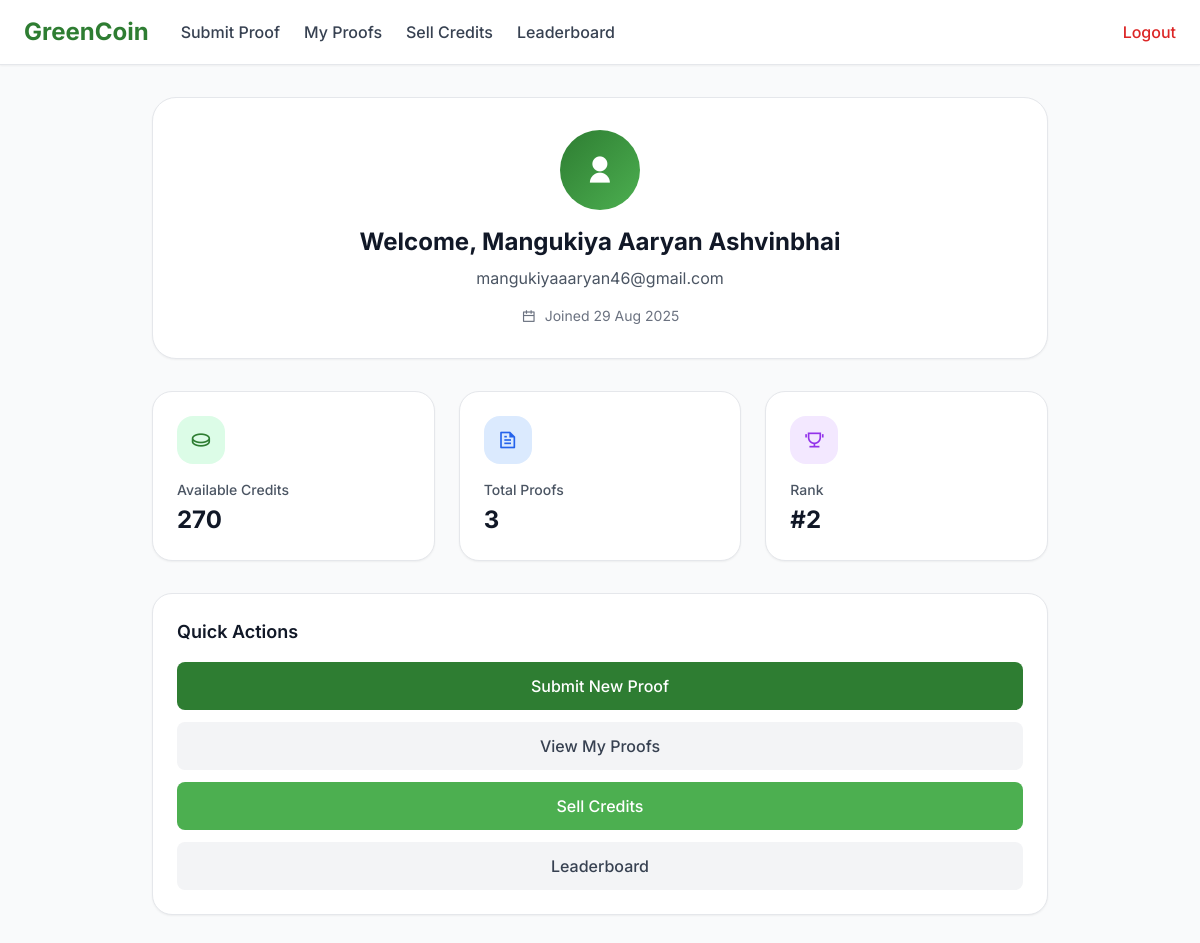
The page /dashboard/index.php (signed in) on the database its author committed.
### tables this page shows
CREATE TABLE `users` (
  `user_id` int(11) NOT NULL,
  `name` varchar(100) NOT NULL,
  `email` varchar(150) NOT NULL,
  `password_hash` varchar(255) NOT NULL,
  `role` enum('individual','NGO','admin','factory') NOT NULL DEFAULT 'individual',
  `profile_image` varchar(255) DEFAULT NULL,
  `created_at` timestamp NOT NULL DEFAULT current_timestamp(),
  `email_verified` tinyint(1) NOT NULL DEFAULT 0,
  `email_verified_at` datetime DEFAULT NULL
);

CREATE TABLE `user_credits` (
  `id` int(11) NOT NULL,
  `user_id` int(11) NOT NULL,
  `credits` int(11) NOT NULL DEFAULT 0,
  `updated_at` timestamp NOT NULL DEFAULT current_timestamp() ON UPDATE current_timestamp()
);

### dashboard/index.php (the view, shortened to what this page needs)
<?php
require_once __DIR__ . '/../config.php';
$user_id = $_SESSION['user_id'];
$stmt = $conn->prepare("SELECT name, email, role, created_at FROM users WHERE user_id = ?");
$stmt->bind_param("i", $user_id);
$stmt->execute();
$user = $stmt->get_result()->fetch_assoc();
$credits = 0;
$cq = $conn->prepare("SELECT credits FROM user_credits WHERE user_id = ?");
$cq->bind_param("i", $user_id);
$cq->execute();
$res = $cq->get_result();
if ($row = $res->fetch_assoc()) {
    $credits = $row['credits'];
}
$total_proofs = 0;
$pq = $conn->prepare("SELECT COUNT(*) AS total FROM planting_proofs WHERE user_id = ?");
$pq->bind_param("i", $user_id);
$pq->execute();
$proof_res = $pq->get_result();
if ($proof_row = $proof_res->fetch_assoc()) {
    $total_proofs = $proof_row['total'];
}
$rank = 0;
$rq = $conn->prepare("
    SELECT rank_position FROM (
        SELECT user_id, credits, DENSE_RANK() OVER (ORDER BY credits DESC) AS rank_position
        FROM user_credits
    ) AS ranked
    WHERE user_id = ?
");
$rq->bind_param("i", $user_id);
$rq->execute();
$rank_res = $rq->get_result();
if ($rank_row = $rank_res->fetch_assoc()) {
    $rank = $rank_row['rank_position'] - 1;
}
?>
<!DOCTYPE html>
<html lang="en">
<head>
    <script src="https://cdn.tailwindcss.com/3.4.16"></script>
    <link href="https://cdnjs.cloudflare.com/ajax/libs/remixicon/4.6.0/remixicon.min.css" rel="stylesheet" />
</head>
<body class="bg-gray-50 min-h-screen">
    <header class="bg-white shadow-sm border-b border-gray-200 sticky top-0 z-50">
        <div class="w-full px-6 py-4">
            <div class="flex items-center justify-between">
                <div class="flex items-center space-x-8">
                    <div class="text-2xl font-bold text-primary">GreenCoin</div>
                    <nav class="hidden md:flex items-center space-x-6">
                        <a href="plant_tree.php"
                            class="text-gray-700 hover:text-primary transition-colors duration-200 font-medium">Submit
                            Proof</a>
                        <a href="proof_list.php"
                            class="text-gray-700 hover:text-primary transition-colors duration-200 font-medium">My
                            Proofs</a>
                        <a href="sell_credits.php"
                            class="text-gray-700 hover:text-primary transition-colors duration-200 font-medium">Sell
                            Credits</a>
                        <a href="leaderboard.php"
                            data-readdy="true"
                            class="text-gray-700 hover:text-primary transition-colors duration-200 font-medium">Leaderboard</a>
                    </nav>
                </div>
                <div class="flex items-center space-x-4">
                    <a href="../auth/logout.php"
                        class="text-red-600 hover:text-red-700 transition-colors duration-200 font-medium">Logout</a>
                </div>
            </div>
        </div>
    </header>
    <main class="w-full px-6 py-8">
        <div class="max-w-4xl mx-auto">
            <div class="bg-white rounded-2xl shadow-sm border border-gray-200 p-8 mb-8">
                <div class="flex flex-col items-center text-center">
                    <div
                        class="w-20 h-20 rounded-full bg-gradient-to-br from-primary to-secondary flex items-center justify-center mb-4">
                        <i class="ri-user-fill text-3xl text-white"></i>
                    </div>
                    <h1 class="text-2xl font-bold text-gray-900 mb-2">Welcome, <?php echo htmlspecialchars($user['name']); ?></h1>
                    <p class="text-gray-600 mb-4"><?php echo htmlspecialchars($user['email']); ?></p>
                    <div class="flex items-center text-gray-500 text-sm">
                        <div class="w-4 h-4 flex items-center justify-center mr-2">
                            <i class="ri-calendar-line text-sm"></i>
                        </div>
                        <span>Joined <?php echo date("d M Y", strtotime($user['created_at'])); ?></span>
                    </div>
                </div>
            </div>
            <div class="grid grid-cols-1 md:grid-cols-2 lg:grid-cols-3 gap-6 mb-8">
                <div
                    class="bg-white rounded-xl shadow-sm border border-gray-200 p-6 hover:shadow-md transition-shadow duration-200">
                    <div class="flex items-center justify-between mb-4">
                        <div class="w-12 h-12 flex items-center justify-center bg-green-100 rounded-lg">
                            <i class="ri-coin-line text-xl text-primary"></i>
                        </div>
                    </div>
                    <div class="space-y-1">
                        <p class="text-gray-600 text-sm font-medium">Available Credits</p>
                        <p class="text-2xl font-bold text-gray-900"><?php echo $credits; ?></p>
                    </div>
                </div>
                <div
                    class="bg-white rounded-xl shadow-sm border border-gray-200 p-6 hover:shadow-md transition-shadow duration-200">
                    <div class="flex items-center justify-between mb-4">
                        <div class="w-12 h-12 flex items-center justify-center bg-blue-100 rounded-lg">
                            <i class="ri-file-text-line text-xl text-blue-600"></i>
                        </div>
                    </div>
                    <div class="space-y-1">
                        <p class="text-gray-600 text-sm font-medium">Total Proofs</p>
                        <p class="text-2xl font-bold text-gray-900"><?php echo $total_proofs; ?></p>
                    </div>
                </div>
                <div
                    class="bg-white rounded-xl shadow-sm border border-gray-200 p-6 hover:shadow-md transition-shadow duration-200">
                    <div class="flex items-center justify-between mb-4">
                        <div class="w-12 h-12 flex items-center justify-center bg-purple-100 rounded-lg">
                            <i class="ri-trophy-line text-xl text-purple-600"></i>
                        </div>
                    </div>
                    <div class="space-y-1">
                        <p class="text-gray-600 text-sm font-medium">Rank</p>
                        <p class="text-2xl font-bold text-gray-900">#<?php echo $rank; ?></p>
                    </div>
                </div>
            </div>
            <div class="grid grid-cols-1 lg:grid-cols-1 gap-6">
                <div class="bg-white rounded-xl shadow-sm border border-gray-200 p-6">
                    <h3 class="text-lg font-semibold text-gray-900 mb-4">
                        Quick Actions
                    </h3>
                    <div class="space-y-3">
                        <a href="plant_tree.php"
                            class="block text-center bg-primary hover:bg-green-700 text-white font-medium py-3 px-4 !rounded-button transition-colors duration-200 whitespace-nowrap">
                            Submit New Proof
                        </a>
                        <a href="proof_list.php"
                            class="block text-center bg-gray-100 hover:bg-gray-200 text-gray-700 font-medium py-3 px-4 !rounded-button transition-colors duration-200 whitespace-nowrap">
                            View My Proofs
                        </a>
                        <a href="sell_credits.php"
                            class="block text-center bg-secondary hover:bg-green-600 text-white font-medium py-3 px-4 !rounded-button transition-colors duration-200 whitespace-nowrap">
                            Sell Credits
                        </a>
                        <a href="leaderboard.php"
                            class="block text-center bg-gray-100 hover:bg-gray-200 text-gray-700 font-medium py-3 px-4 !rounded-button transition-colors duration-200 whitespace-nowrap">
                            Leaderboard
                        </a>
                    </div>
                </div>
            </div>
        </div>
    </main>
</body>
</html>

### dashboard/index.php (style rules this page uses)
:where([class^="ri-"])::before { content: "\f3c2"; }
body { font-family: 'Inter', sans-serif; }

### rows shown on the page
users: name "Mangukiya Aaryan Ashvinbhai", email "mangukiyaaaryan46@gmail.com", created_at "29 Aug 2025"
user_credits: credits "270"

### other values the page prints
$total_proofs "3"
$rank "2"
